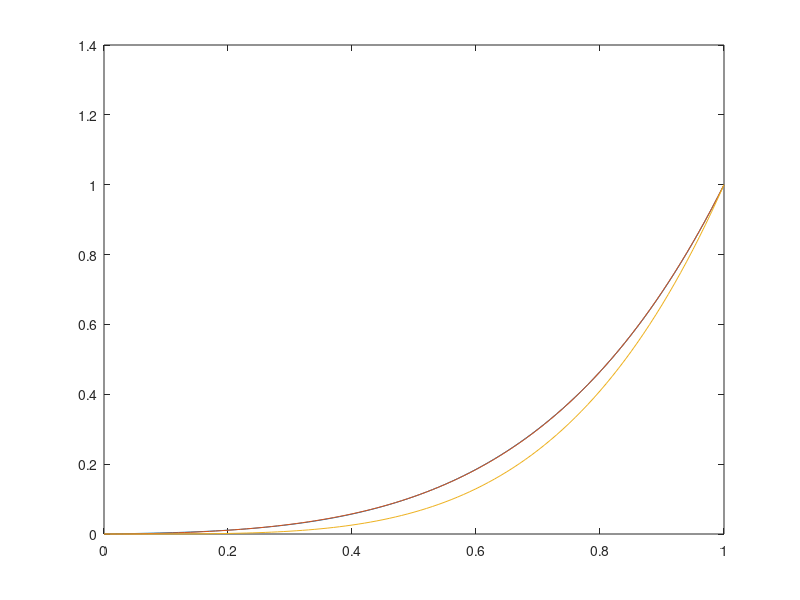
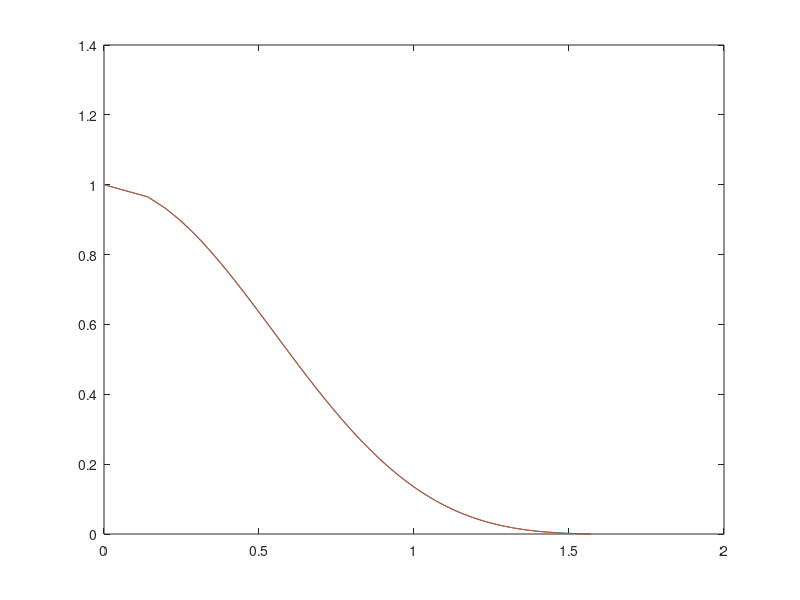
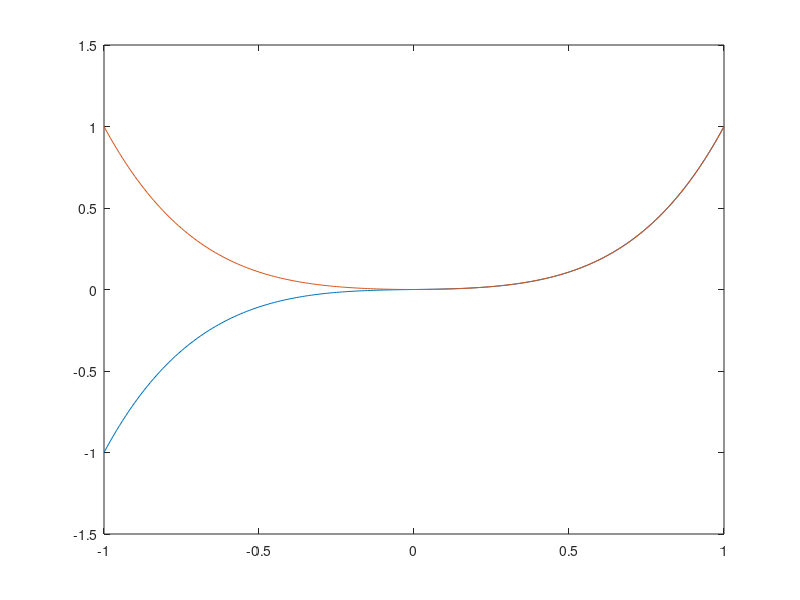
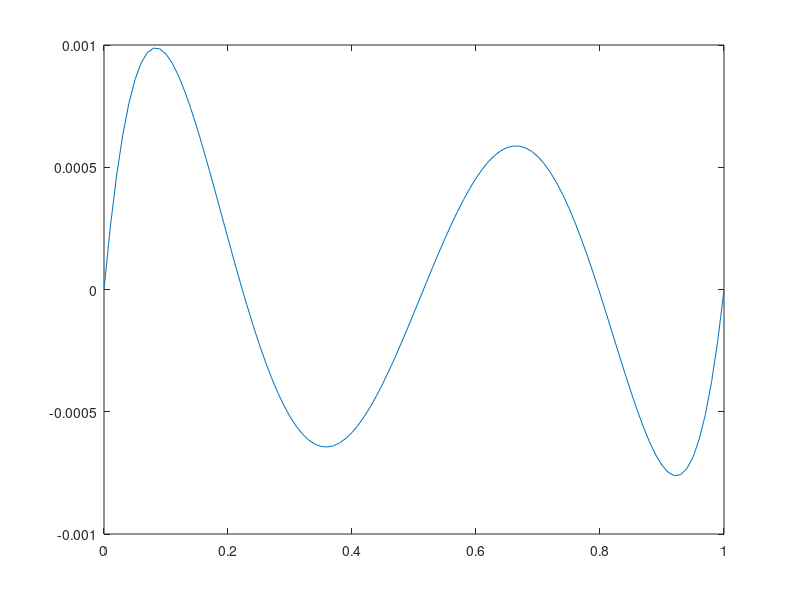

These charts were generated, in order, by the following MATLAB code:
n=100;
dx=1/n;
x=[0:dx:1]';
k=5;
v=[];
for i=k:-1:1,
    v=[v x.^i];
end
%Form the H and f matrices
H=v'*v*dx;
f=zeros(k,1);

%No inequality contraints
A=[];
b=[];

%Equality contraints
Aeq=zeros(2,k);
for i=1:2:k,
    Aeq(1,i)=1;
end
for i=2:2:k,
    Aeq(2,i)=1;
end
beq=[-1,1];

%Find the minimum
alpha = quadprog(H,f,A,b,Aeq,beq)

%Report the L2 norm
mismatch=sqrt(alpha'*H*alpha)

%Get the odd and even coefficients
%for plotting
alpha_odd=alpha;
alpha_odd(2:2:k)=0;
alpha_even=alpha;
alpha_even(1:2:k)=0;
alpha_mono=zeros(size(alpha));
alpha_mono(2)=1;

%Plot the polynomial
y_odd=-v*alpha_odd;
y_even=v*alpha_even;
y_mono=v*alpha_mono;

figure(1);
hold off;
plot(x,y_odd);
hold on;
plot(x,y_even);
hold on
plot(x,y_mono);


figure(10);
plot(x,y_odd-y_even);


%Plot vs angle
theta=acos(x);
figure(2);
hold off;
plot(theta,y_odd);
hold on;
plot(theta,y_even);

%Plot over extended range
x=[-1:dx:1]';
v=[];
for i=k:-1:1,
    v=[v x.^i];
end


y_odd=-v*alpha_odd;
y_even=v*alpha_even;

figure(3);
hold off;
plot(x,y_odd);
hold on;
plot(x,y_even);